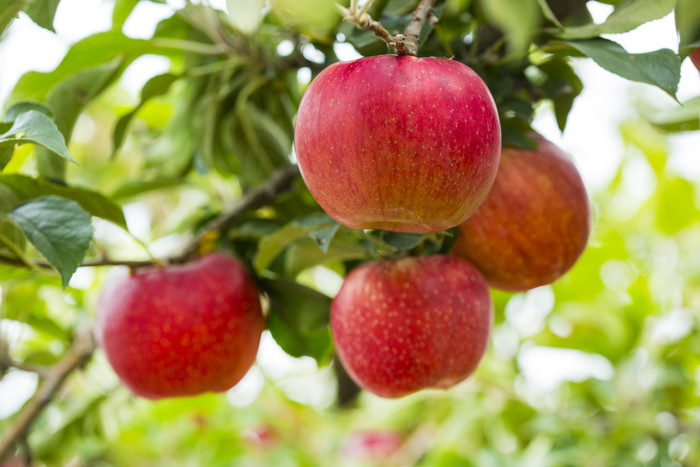
#> input picture hough.jpg, 700 x 467 px, found by its file name
$ python hurf.py
#> lines starting #> are read from the running program, lines starting #| are printed output that depends on the picture; after the words box and inside, x2 and y2 are one past the last pixel; in counts of white or black regions, pixels touching at a corner belong together
"""
1. 허프 변환이란 끊긴 엣지를 모아 직선 또는 원 등을 검출하는 방법으로 (b,a)공간을 이산화하고 누적 배열을 만든다. 이후 이후 각 점에 대한 직선이
지나는 길을 투표로 누적 배열에 기록하고, 다수의 표를 얻은 점을 결정할 때 비최대 억제를 적용하여 지역 최대점을 찾는다
"""
"""
2. RANSAC은 전체 데이터에서 일부 샘플을 선택한 뒤, 이를 inliner로 가정하여 모델을 예측하고
 이렇게 예측된 파라미터에 임계값을 일부 첨가하여 임계값 범위 이내에 있는 데이터들을 inlier로 판단한다.
 데이터 셋에서 inliner의 수를 센 후 최대값일때마다 파라미터를 새로 저장하는것을 정해진 횟수까지 반복한다.
 이러한 방식으로 작동하기에, outlier가 모델을 이루는 경우 잘못된 결과를 출력할 수 있고, 항상 같은 결과를 보장하지도 않는다
"""

import cv2 as cv    # cv라는 별명으로 opencv 사용

img=cv.imread('hough.jpg')  #이미지 불러오기
#> img is the input picture: shape (467, 700, 3); mean B, G, R 87, 144.4, 163.2
gray=cv.cvtColor(img,cv.COLOR_BGR2GRAY) #  grayscale로 변환
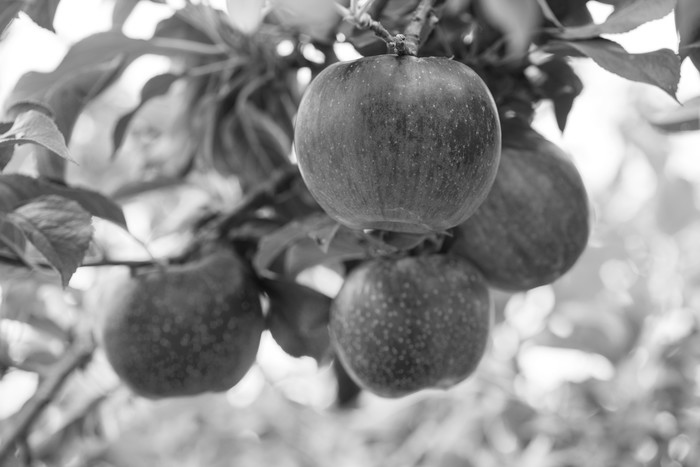
#> gray: shape (467, 700); min 14, max 255, mean 143.5

#허프 변환을 사용하여 이미지에서 원을 검출, 입력 이미지와 동일한 해상도로, 감지된 원 사이의 최소 거리는 200, 엣지 검출 상한은 150
#허프 변환 임계값은 40, 원의 최소 반지름은 50, 최대 반지름은 120
apples=cv.HoughCircles(gray,cv.HOUGH_GRADIENT, 1, 1, param1=150,param2=40,minRadius=50,maxRadius=120)
#> apples = 90 rows, first 8: [398.5, 141.5, 102.9], [391.5, 140.5, 109.5], [395.5, 138.5, 101.8], [393.5, 137.5, 99.6], [398.5, 138.5, 102.9], [392.5, 138.5, 98.4], [394.5, 144.5, 105.1], [400.5, 140.5, 101.8]

# 원의 중심, 반지름, 색상, 두께를 입력 받아 이미지에 원을 그림
for i in apples[0]:
    cv.circle(img,(int(i[0]),int(i[1])),int(i[2]),(255,0,0),2)
#> this loop made 90 passes
#> i on passes 1 to 12: [398.5, 141.5, 102.9], [391.5, 140.5, 109.5], [395.5, 138.5, 101.8], [393.5, 137.5, 99.6], [398.5, 138.5, 102.9], [392.5, 138.5, 98.4], [394.5, 144.5, 105.1], [400.5, 140.5, 101.8], [397.5, 142.5, 102.9], [390.5, 139.5, 97.4], [390.5, 137.5, 97.4], [398.5, 135.5, 105.1]
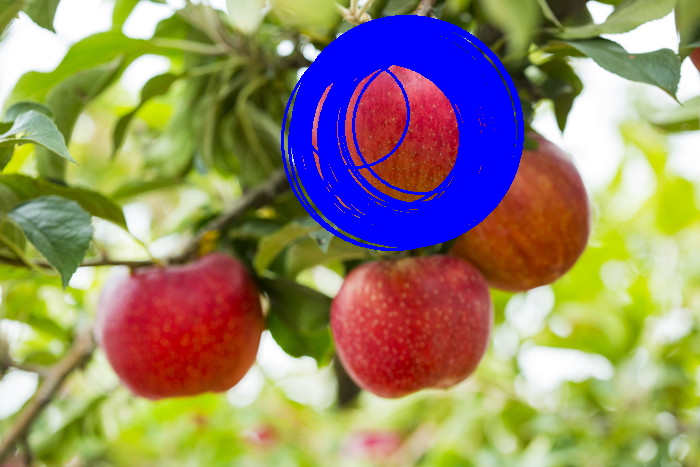
#> img: shape (467, 700, 3); 9.84% of pixels changed, all inside (x1, y1, x2, y2) = (281, 15, 524, 251)

cv.imshow("Apple detection",img)  #detection된 이미지 출력

cv.waitKey()    #입력 대기
cv.destroyAllWindows()  #모든 윈도우 닫기

"""
4.input image가 object detection 모델을 통과하면, 각 object에 여러 개의 bounding box가 생성되는데,
각 object의 bouning box들 중 가장 스코어가 높은 박스만 남기고 나머지를 제거하는 방법이 NMS다.
Bounding box list에서 가장 점수가 높은 박스를 선택하고 최종 제안 목록에 추가한 후, IOU가 임계값보다 높은 경우 list에서 제거하는 것을 list가 빌때까지 반복한다.
"""
